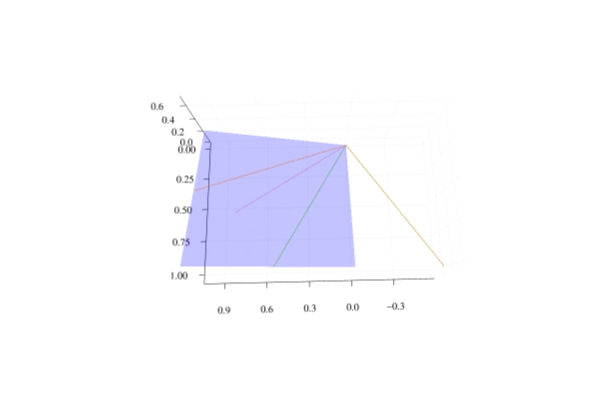

Here is the notebook cell this chart was saved with:
### Markdown cell above
Lastly, let's do the rotation of `p` according to the angle $\phi/2$ between the vectors `a` and  `b`.

### Code cell
rotp = (b/a) * p * inv(b/a)

surface(x,y,z, cmap=:blue, alpha=0.5, legend=false,aspect_ratio=1)
quiver!([0],[0],[0],quiver=([a.e1],[a.e2],[a.e3]))
quiver!([0],[0],[0],quiver=([b.e1],[b.e2],[b.e3]))
quiver!([0],[0],[0],quiver=([p.e1],[p.e2],[p.e3]))
quiver!([0],[0],[0],quiver=([rotp.e1],[rotp.e2],[rotp.e3]))

### Figure 1 — Plotly figure (JSON) as saved in the notebook; plotly's stock layout.template omitted (floating-point values rounded to 4 significant figures)
{"data": [{"cmax": 0.6667, "cmin": 0, "colorbar": {"len": 0.9525, "title": {"text": ""}, "x": 0.9934, "y": 0.5139}, "colorscale": [[0, "rgba(0, 0, 255, 0.500)"], [1, "rgba(0, 0, 255, 0.500)"]], "name": "y1", "opacity": 0.5, "scene": "scene", "showlegend": false, "showscale": false, "type": "surface", "x": [0, 1], "xaxis": "x", "y": [0, 1], "yaxis": "y", "z": [[0, 0.3333], [0.3333, 0.6667]], "zaxis": "z", "zmax": 0.6667, "zmin": 0}, {"colorbar": {"len": 0.9525, "title": {"text": ""}, "x": 0.9934, "y": 0.5139}, "legendgroup": "", "line": {"color": "rgba(227, 111, 71, 1.000)", "dash": "solid", "shape": "linear", "width": 1}, "mode": "lines", "name": "", "scene": "scene", "showlegend": false, "type": "scatter3d", "x": [0, 1], "xaxis": "x", "y": [0, 0.5], "yaxis": "y", "z": [0, 0.5], "zaxis": "z", "zmax": 0.6667, "zmin": 0}, {"colorbar": {"len": 0.9525, "title": {"text": ""}, "x": 0.9934, "y": 0.5139}, "legendgroup": "", "line": {"color": "rgba(62, 164, 78, 1.000)", "dash": "solid", "shape": "linear", "width": 1}, "mode": "lines", "name": "", "scene": "scene", "showlegend": false, "type": "scatter3d", "x": [0, 0.5], "xaxis": "x", "y": [0, 1], "yaxis": "y", "z": [0, 0.5], "zaxis": "z", "zmax": 0.6667, "zmin": 0}, {"colorbar": {"len": 0.9525, "title": {"text": ""}, "x": 0.9934, "y": 0.5139}, "legendgroup": "", "line": {"color": "rgba(195, 113, 210, 1.000)", "dash": "solid", "shape": "linear", "width": 1}, "mode": "lines", "name": "", "scene": "scene", "showlegend": false, "type": "scatter3d", "x": [0, 0.7], "xaxis": "x", "y": [0, 0.7], "yaxis": "y", "z": [0, 0.7], "zaxis": "z", "zmax": 0.6667, "zmin": 0}, {"colorbar": {"len": 0.9525, "title": {"text": ""}, "x": 0.9934, "y": 0.5139}, "legendgroup": "", "line": {"color": "rgba(172, 142, 24, 1.000)", "dash": "solid", "shape": "linear", "width": 1}, "mode": "lines", "name": "", "scene": "scene", "showlegend": false, "type": "scatter3d", "x": [0, -0.5444], "xaxis": "x", "y": [0, 1.011], "yaxis": "y", "z": [0, 0.3889], "zaxis": "z", "zmax": 0.6667, "zmin": 0}], "layout": {"annotations": [], "height": 400, "margin": {"b": 20, "l": 0, "r": 0, "t": 20}, "paper_bgcolor": "rgba(255, 255, 255, 1.000)", "plot_bgcolor": "rgba(255, 255, 255, 1.000)", "scene": {"aspectmode": "auto", "aspectratio": {"x": 1.499, "y": 0.9815, "z": 0.6795}, "camera": {"center": {"x": 0, "y": 0, "z": 0}, "eye": {"x": 0.0145, "y": 0.6333, "z": 2.408}, "projection": {"type": "perspective"}, "up": {"x": 0, "y": 0, "z": 1}}, "domain": {"x": [0.06582, 0.9934], "y": [0.03762, 0.9902]}, "xaxis": {"gridcolor": "rgba(0, 0, 0, 0.1)", "gridwidth": 0.5, "linecolor": "rgba(0, 0, 0, 1)", "mirror": false, "range": [-0.5908, 1.046], "showgrid": true, "showline": true, "showticklabels": true, "tickangle": 0, "tickcolor": "rgb(0, 0, 0)", "tickfont": {"color": "rgba(0, 0, 0, 1)", "family": "sans-serif", "size": 11}, "tickmode": "array", "ticks": "inside", "ticktext": ["−0.3", "0.0", "0.3", "0.6", "0.9"], "tickvals": [-0.3, 0, 0.3, 0.6, 0.9], "title": {"font": {"color": "rgba(0, 0, 0, 1)", "family": "sans-serif", "size": 15}, "text": ""}, "type": "linear", "visible": true, "zeroline": false, "zerolinecolor": "rgba(0, 0, 0, 1)"}, "yaxis": {"gridcolor": "rgba(0, 0, 0, 0.1)", "gridwidth": 0.5, "linecolor": "rgba(0, 0, 0, 1)", "mirror": false, "range": [-0.05481, 1.066], "showgrid": true, "showline": true, "showticklabels": true, "tickangle": 0, "tickcolor": "rgb(0, 0, 0)", "tickfont": {"color": "rgba(0, 0, 0, 1)", "family": "sans-serif", "size": 11}, "tickmode": "array", "ticks": "inside", "ticktext": ["0.00", "0.25", "0.50", "0.75", "1.00"], "tickvals": [0, 0.25, 0.5, 0.75, 1], "title": {"font": {"color": "rgba(0, 0, 0, 1)", "family": "sans-serif", "size": 15}, "text": ""}, "type": "linear", "visible": true, "zeroline": false, "zerolinecolor": "rgba(0, 0, 0, 1)"}, "zaxis": {"gridcolor": "rgba(0, 0, 0, 0.1)", "gridwidth": 0.5, "linecolor": "rgba(0, 0, 0, 1)", "mirror": false, "range": [-0.021, 0.721], "showgrid": true, "showline": true, "showticklabels": true, "tickangle": 0, "tickcolor": "rgb(0, 0, 0)", "tickfont": {"color": "rgba(0, 0, 0, 1)", "family": "sans-serif", "size": 11}, "tickmode": "array", "ticks": "inside", "ticktext": ["0.0", "0.2", "0.4", "0.6"], "tickvals": [0, 0.2, 0.4, 0.6], "title": {"font": {"color": "rgba(0, 0, 0, 1)", "family": "sans-serif", "size": 15}, "text": ""}, "type": "linear", "visible": true, "zeroline": false, "zerolinecolor": "rgba(0, 0, 0, 1)"}}, "showlegend": false, "width": 600}}
